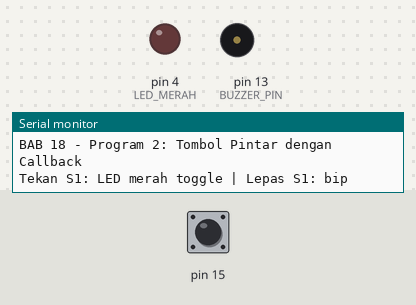
Simulated run of this sketch. Board: Arduino Uno, built with avr-gcc and run on an emulated ATmega328P. Parts: output pins drawn as LEDs (lit = HIGH), buzzer (waves = sounding, pin HIGH), the last lines printed to the serial monitor. The inputs (shaded band) are chosen by the test bench; at power-on: pin 15 LOW.

Above: at 1.2 s.
1.3 s: pin 15 driven HIGH
At 2.5 s:
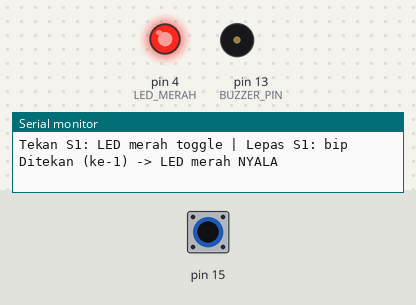
2.8 s: pin 15 driven LOW
At 3.3 s:
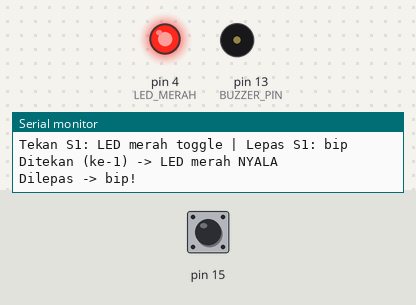
4.4 s: pin 15 pulsed HIGH 2 times (0.12 s each, 0.3 s apart)
At 4.57 s:
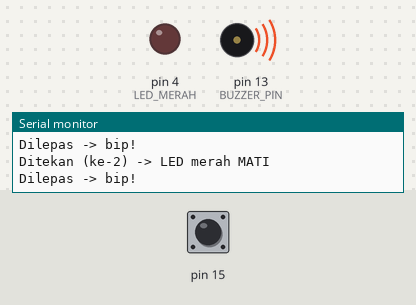
Timing chart, 0 to 7.4 s (numbered marks = the images above; inputs shaded):
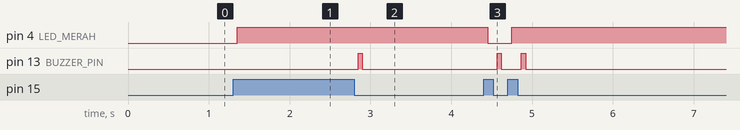

The sketch:

p2_tombol_callback.ino
```cpp
/*
 * BAB 18 - Program 2: Tombol Pintar dengan Callback
 * TombolPintar mengurus debounce dan memanggil callback saat tombol
 * ditekan dan saat dilepas. Aksinya ditentukan dari luar struct.
 *
 * Rangkaian:
 *   Tombol S1 (SW1, pin kuning ke-3) → IO15
 *   LED1 (merah)                     → IO4
 *   BUZZ (buzzer aktif)              → IO13
 */

#define TOMBOL_S1  15
#define LED_MERAH  4
#define BUZZER_PIN 13

// Tipe callback: fungsi tanpa parameter dan tanpa nilai kembali
typedef void (*CallbackTombol)();

// ============================================================
// TombolPintar: debounce (seperti BAB 9) + memanggil callback.
// Kode di dalam struct ini TIDAK tahu apa yang akan terjadi saat
// tombol ditekan — itu urusan fungsi yang didaftarkan dari luar.
// ============================================================
struct TombolPintar {
  int pin = -1;
  CallbackTombol saatDitekan = nullptr;  // callback: tombol baru ditekan
  CallbackTombol saatDilepas = nullptr;  // callback: tombol baru dilepas

  // Data internal untuk debounce
  int bacaanSebelumnya = LOW;
  int statusStabil = LOW;
  unsigned long waktuBerubah = 0;

  void begin(int nomorPin) {
    pin = nomorPin;
    pinMode(pin, INPUT);  // tombol kit: pull-down 10 kΩ di PCB, ditekan = HIGH
  }

  // Panggil sesering mungkin di loop()
  void update() {
    int bacaan = digitalRead(pin);
    if (bacaan != bacaanSebelumnya) {  // bacaan mentah berubah: ulang "stopwatch"
      waktuBerubah = millis();
      bacaanSebelumnya = bacaan;
    }
    if (millis() - waktuBerubah > 50 && bacaan != statusStabil) {
      statusStabil = bacaan;  // perubahan sudah stabil 50 ms: anggap sungguhan
      if (statusStabil == HIGH) {
        if (saatDitekan != nullptr) saatDitekan();  // event: tombol ditekan
      } else {
        if (saatDilepas != nullptr) saatDilepas();  // event: tombol dilepas
      }
    }
  }
};

// ============================================================
// Bip non-blocking: callback hanya MEMULAI bunyi,
// loop() yang mematikannya setelah LAMA_BIP.
// ============================================================
const unsigned long LAMA_BIP = 50;  // ms
bool bipAktif = false;
unsigned long waktuMulaiBip = 0;

void mulaiBip() {
  digitalWrite(BUZZER_PIN, HIGH);
  bipAktif = true;
  waktuMulaiBip = millis();
}

void urusBip() {
  if (bipAktif && millis() - waktuMulaiBip >= LAMA_BIP) {
    digitalWrite(BUZZER_PIN, LOW);
    bipAktif = false;
  }
}

// ============================================================
// Fungsi-fungsi callback (aksi)
// ============================================================
bool ledNyala = false;
int jumlahTekan = 0;

void toggleLed() {
  ledNyala = !ledNyala;
  digitalWrite(LED_MERAH, ledNyala ? HIGH : LOW);
  jumlahTekan++;
  Serial.print("Ditekan (ke-");
  Serial.print(jumlahTekan);
  Serial.print(") -> LED merah ");
  Serial.println(ledNyala ? "NYALA" : "MATI");
}

void bipSaatDilepas() {
  mulaiBip();
  Serial.println("Dilepas -> bip!");
}

TombolPintar tombolS1;

void setup() {
  Serial.begin(115200);
  pinMode(LED_MERAH, OUTPUT);
  pinMode(BUZZER_PIN, OUTPUT);
  digitalWrite(LED_MERAH, LOW);
  digitalWrite(BUZZER_PIN, LOW);

  tombolS1.begin(TOMBOL_S1);
  tombolS1.saatDitekan = toggleLed;       // daftarkan callback (tanpa tanda kurung)
  tombolS1.saatDilepas = bipSaatDilepas;  // daftarkan callback kedua

  Serial.println("BAB 18 - Program 2: Tombol Pintar dengan Callback");
  Serial.println("Tekan S1: LED merah toggle | Lepas S1: bip");
}

void loop() {
  tombolS1.update();  // memeriksa tombol; memanggil callback kalau ada event
  urusBip();          // mematikan buzzer kalau waktu bip sudah habis
}
```

Measured:
- after the input at 1.3 s, pin 4 (LED_MERAH): LOW → HIGH after 0.05 s
- after the input at 2.8 s, pin 13 (BUZZER_PIN): LOW → HIGH after 0.05 s, → LOW 0.05 s later
- after the input at 4.4 s, pin 4 (LED_MERAH): HIGH → LOW after 0.05 s, → HIGH 0.30 s later; pin 13 (BUZZER_PIN): alternates HIGH for 0.05 s and LOW for 0.25 s, 4 changes in all, then stays LOW, starting after 0.17 s
